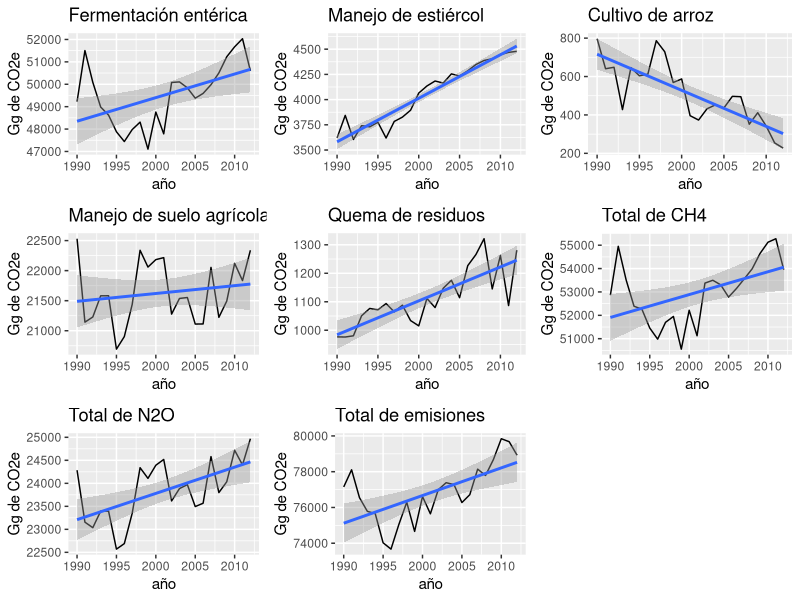
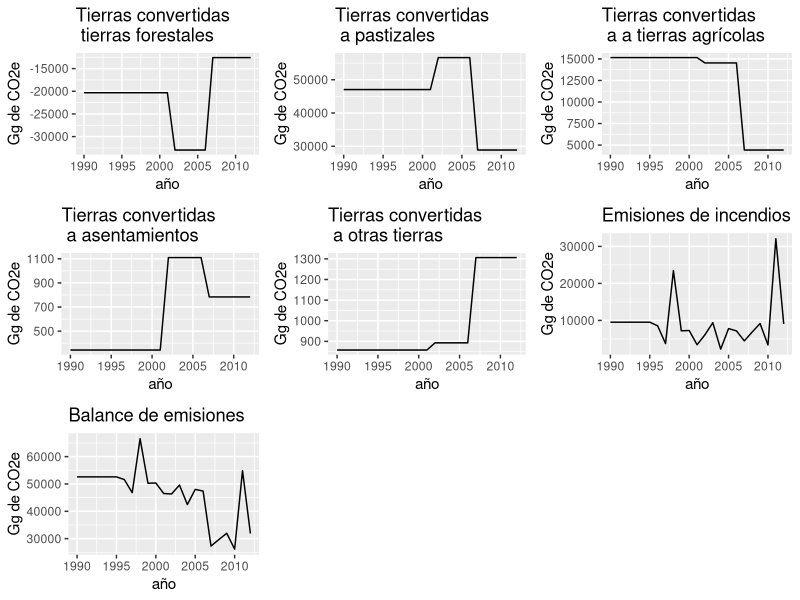

The R script that drew these images, in order:
## ---- chunk 1
knitr::opts_chunk$set(echo = TRUE, warning = FALSE, message = FALSE)
## ---- chunk 2
# Cargar librerías
library(tidyverse)
library(ggplot2)
library(ggpubr)
## ---- chunk 3
################### Emisiones del sector agrícola 1990-2012 ###################
emisiones_agricola <- read_csv("emisiones/agricola.csv", col_names = TRUE)

# Emisiones de fermentación entérica
pefe <- ggplot(emisiones_agricola, aes(ano, ferm_enterica)) + 
  geom_line() +
  geom_smooth(method='lm') +
  ggtitle("Fermentación entérica") +
  xlab("año") +
  ylab("Gg de CO2e")

# Emisiones de manejo de estiércol
peme <- ggplot(emisiones_agricola, aes(ano, manejo_estiercol)) + 
  geom_line() +
  geom_smooth(method='lm') +
  ggtitle("Manejo de estiércol") +
  xlab("año") +
  ylab("Gg de CO2e")

# Emisiones de cutlivo de arroz
peca <- ggplot(emisiones_agricola, aes(ano, cult_arroz)) + 
  geom_line() +
  geom_smooth(method='lm') + 
  ggtitle("Cultivo de arroz") +
  xlab("año") +
  ylab("Gg de CO2e")

# Manejo de suelo agrícola
pmsa <- ggplot(emisiones_agricola, aes(ano, man_suelo_argi)) + 
  geom_line() +
  geom_smooth(method='lm') +
  ggtitle("Manejo de suelo agrícola") +
  xlab("año") +
  ylab("Gg de CO2e")

# Quema de residuos agrícolas
pqra <- ggplot(emisiones_agricola, aes(ano, quema_resi_agri)) + 
  geom_line() +
  geom_smooth(method='lm') +
  ggtitle("Quema de residuos") +
  xlab("año") +
  ylab("Gg de CO2e")

# Total de emisiones de CH4
ptech4 <- ggplot(emisiones_agricola, aes(ano, tot_ch4)) + 
  geom_line() +
  geom_smooth(method='lm') +
  ggtitle("Total de CH4") +
  xlab("año") +
  ylab("Gg de CO2e")

# Total de emisiones de N2O
pten2o <- ggplot(emisiones_agricola, aes(ano, tot_n2o)) + 
  geom_line() +
  geom_smooth(method='lm') +
  ggtitle("Total de N2O") +
  xlab("año") +
  ylab("Gg de CO2e")

# Total de emisiones
pte <- ggplot(emisiones_agricola, aes(ano, tot_emisiones)) + 
  geom_line() +
  geom_smooth(method='lm') +
  ggtitle("Total de emisiones") +
  xlab("año") +
  ylab("Gg de CO2e")

ggarrange(pefe, peme, peca, pmsa, pqra, ptech4, pten2o, pte,
          ncol = 3, nrow = 3)
## ---- chunk 4
######################### Emisiones del sector USCUSS #########################

emisiones_uscuss <- read_csv("emisiones/uscuss.csv", col_names = TRUE)


# Emisiones de tierras convertidas tierras forestales
etctf <- ggplot(emisiones_uscuss, aes(ano, conv_forest)) + 
  geom_line() +
  ggtitle("Tierras convertidas \n tierras forestales") +
  xlab("año") +
  ylab("Gg de CO2e")


# Emisiones de tierras convertidas a pastizales
etcp <- ggplot(emisiones_uscuss, aes(ano, conv_pastizal)) + 
  geom_line() +
  ggtitle("Tierras convertidas \n a pastizales") +
  xlab("año") +
  ylab("Gg de CO2e")


# Emisiones de tierras convertidas a tierras agrícolas
etcta <- ggplot(emisiones_uscuss, aes(ano, conv_agri)) + 
  geom_line() +
  ggtitle("Tierras convertidas \n a a tierras agrícolas") +
  xlab("año") +
  ylab("Gg de CO2e")

# Emisiones de tierras convertidas a asentamientos
etca <- ggplot(emisiones_uscuss, aes(ano, conv_asent)) + 
  geom_line() +
  ggtitle("Tierras convertidas \n a asentamientos") +
  xlab("año") +
  ylab("Gg de CO2e")

# Emisiones de tierras convertidas a otras tierras
etcot <- ggplot(emisiones_uscuss, aes(ano, conv_otros)) + 
  geom_line() +
  ggtitle("Tierras convertidas \n a otras tierras") +
  xlab("año") +
  ylab("Gg de CO2e")

# Emisiones de incendios
edi <- ggplot(emisiones_uscuss, aes(ano, incendios)) + 
  geom_line() +
  ggtitle("Emisiones de incendios") +
  xlab("año") +
  ylab("Gg de CO2e")

# Emisiones de balance
edb <- ggplot(emisiones_uscuss, aes(ano, balance)) + 
  geom_line() +
  ggtitle("Balance de emisiones") +
  xlab("año") +
  ylab("Gg de CO2e")

ggarrange(etctf, etcp, etcta, etca, etcot, edi, edb, 
          ncol = 3, nrow = 3)
